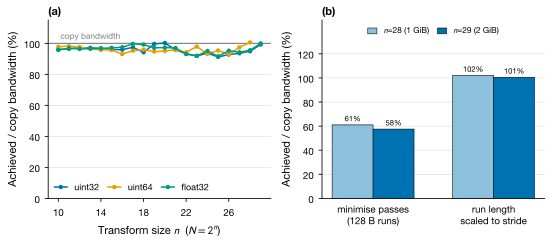

Generate this figure with Python:
"""The Yates kernel is bandwidth-bound, once high-stride passes coalesce.

Regenerate:  python docs/figures/kernel-bandwidth.py
             (run from docs/figures/)
Data:        ../../bench/results/bench.json            (bench/bench.py)
             ../../bench/results/coalescing_tuning.json (bench/tune_coalescing.py)
"""

import json
import os

import numpy as np
from orx_figstyle import (BASELINE, PALETTE, TEXT, family, figure_grid,
                          panel_labels, save, use_style)

HERE = os.path.dirname(os.path.abspath(__file__))
BENCH = os.path.join(HERE, "..", "..", "bench", "results", "bench.json")
COAL = os.path.join(HERE, "..", "..", "bench", "results", "coalescing_tuning.json")

DTYPES = [("uint32", PALETTE["blue"]), ("uint64", PALETTE["orange"]),
          ("float32", PALETTE["green"])]


def main():
    use_style()
    with open(BENCH) as fh:
        bench = json.load(fh)
    with open(COAL) as fh:
        coal = json.load(fh)

    fig, (ax_a, ax_b) = figure_grid(1, 2, width=TEXT, ratio=0.44)

    # (a) achieved fraction of a device-to-device copy measured on the same
    #     machine at the same working-set size
    ax_a.axhline(100, color=BASELINE, linewidth=0.8, zorder=1)
    ax_a.annotate("copy bandwidth", xy=(10.2, 100), xytext=(0, 2),
                  textcoords="offset points", ha="left", va="bottom",
                  fontsize=6, color=BASELINE)
    for name, colour in DTYPES:
        rows = bench["dtypes"][name]["sizes"]
        ax_a.plot([r["n"] for r in rows],
                  [r["fraction_of_copy"] * 100 for r in rows],
                  color=colour, linewidth=1.1, marker="o", markersize=2.2,
                  label=name, zorder=3)
    ax_a.set_xlabel("Transform size $n$  ($N = 2^n$)")
    ax_a.set_ylabel("Achieved / copy bandwidth (%)")
    ax_a.set_ylim(0, 115)
    ax_a.set_xticks(range(10, 30, 4))
    ax_a.legend(loc="lower left", fontsize=6.5, frameon=False, ncol=3,
                columnspacing=1.0, handlelength=1.4)

    # (b) what that took: the pre-fix greedy policy vs the shipped one.
    #     Policy is the primary comparison so it goes on the axis, where there
    #     is room for a readable name; n is the secondary series.
    POLICIES = [("old greedy 3p/128B", "minimise passes\n(128 B runs)"),
                ("shipped policy", "run length\nscaled to stride")]
    sizes = [e for e in coal["sizes"] if e["n"] in (28, 29)]
    shades = family("blue", len(sizes))
    x = np.arange(len(POLICIES))
    width = 0.34
    for i, e in enumerate(sizes):
        vals, passes = [], []
        for key, _ in POLICIES:
            c = next(c for c in e["candidates"] if c["label"] == key)
            vals.append(c["fraction_of_copy"] * 100)
            passes.append(c["passes"])
        bars = ax_b.bar(x + (i - (len(sizes) - 1) / 2) * width, vals, width,
                        label=f"$n$={e['n']} ({e['bytes'] / 2**30:.0f} GiB)",
                        color=shades[i], edgecolor="black", linewidth=0.4)
        ax_b.bar_label(bars,
                       labels=[f"{v:.0f}%" for v in vals],
                       fontsize=5.5, padding=1.5)

    ax_b.set_xticks(x, [label for _, label in POLICIES])
    ax_b.set_ylabel("Achieved / copy bandwidth (%)")
    ax_b.set_ylim(0, 148)
    ax_b.set_yticks(range(0, 121, 20))
    ax_b.tick_params(axis="x", length=0)
    ax_b.grid(axis="x", visible=False)
    ax_b.legend(loc="upper center", fontsize=6, frameon=False, ncol=2,
                handlelength=1.1, columnspacing=1.0)

    panel_labels([ax_a, ax_b])
    save(fig, os.path.join(HERE, "kernel-bandwidth"))


if __name__ == "__main__":
    main()
